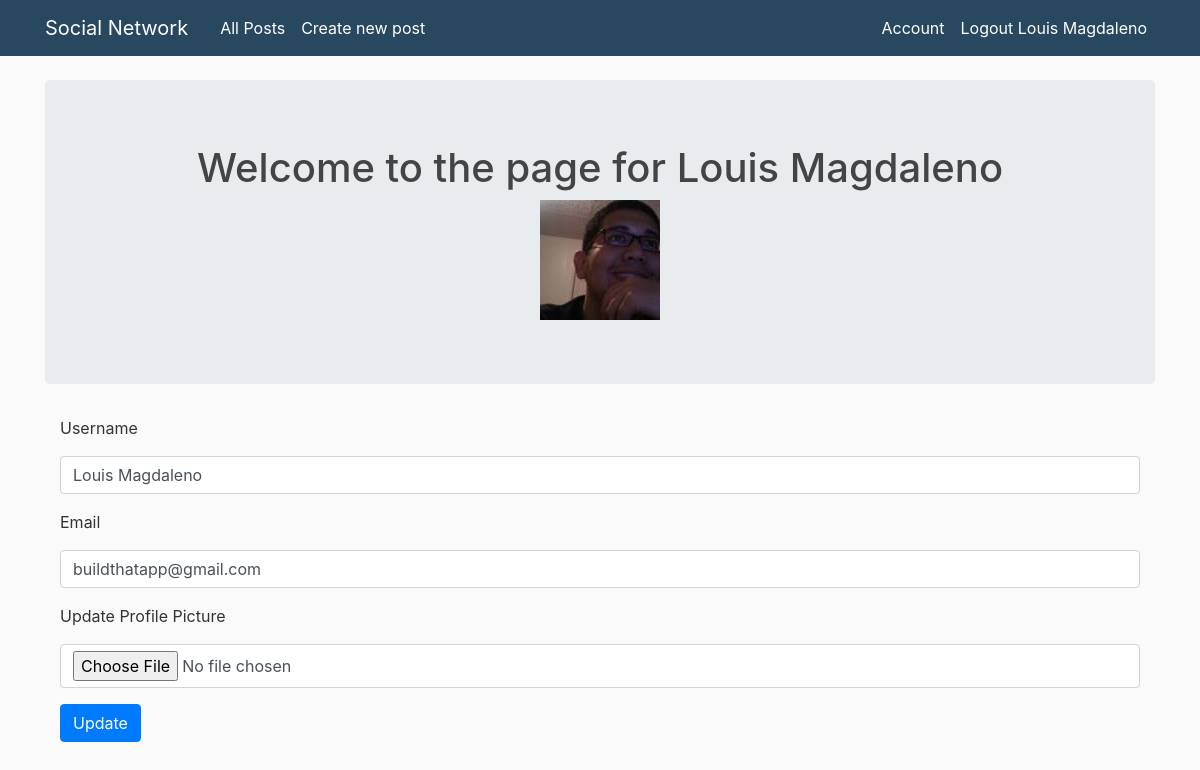
Page /account (signed in) on the committed database.
### socialnetwork/models/user.py (models this page shows, shortened)
class User(db.Model, UserMixin):
    __tablename__ = 'user'
    id = db.Column(db.Integer, primary_key=True)
    profile_image = db.Column(db.String(250), nullable=False, default='web/socialnetwork/static/profile_pics/default_profile.png')
    name = db.Column(db.String(128), nullable=False)
    email = db.Column(db.String(250), unique=True, index=True)
    username = db.Column(db.String(64), unique=True, index=True)
    password_hash = db.Column(db.String(128))
    posts = db.relationship('Post', backref='author', lazy=True)
    time_inserted = db.Column(db.DateTime(), default=datetime.utcnow)
    time_updated = db.Column(db.DateTime(), default=datetime.utcnow)

### socialnetwork/routes/account.py (the view)
@users.route('/account', methods=['GET', 'POST'])
@login_required
def account():
    form = UpdateUserForm()
    if form.validate_on_submit():
        if form.picture.data:
            username = current_user.username
            pic = add_profile_pic(form.picture.data, username)
            current_user.profile_image = pic
        current_user.username = form.username.data
        current_user.email = form.email.data
        db.session.commit()
        flash('User Account Updated!')
        return redirect(url_for('users.account'))
    elif request.method == "GET":
        form.username.data = current_user.username
        form.email.data = current_user.email
    profile_image = url_for('static',filename='profile_pics/'+current_user.profile_image)
    return render_template('account.html',profile_image=profile_image,form=form)

### socialnetwork/forms/user.py (shortened to what this page needs)
class UpdateUserForm(FlaskForm):
    email = StringField('Email', validators=[DataRequired(), Email()])
    username = StringField('Username', validators=[DataRequired()])
    picture = FileField('Update Profile Picture', validators=[FileAllowed(['jpg', 'png'])])
    submit = SubmitField('Update')

### socialnetwork/models/user.py (called while the page is built)
@login_manager.user_loader
def load_user(user_id):
    return User.query.get(int(user_id))

### socialnetwork/templates/account.html (shortened to what this page needs)
{% extends "layout.html" %}
{% block content %}
  <div class="jumbotron">
    <div align='center'>
      <h1>Welcome to the page for {{current_user.username}}</h1>
      <img align='center' src="{{url_for('static',filename='profile_pics/'+current_user.profile_image)}}">
    </div>
  </div>
  <div class="container">
    <form method="POST" action="" enctype="multipart/form-data">
      <div class="form-group">
        {{form.username.label(class='form-group')}}
        {{form.username(class='form-control')}}
      </div>
      <div class="form-group">
      {{form.email.label(class='form-group')}}
      {{form.email(class='form-control')}}
      </div>
      <div class="form-group">
      {{form.picture.label(class='form-group')}}
      {{form.picture(class='form-control')}}
      </div>
      <div class="form-group">
       {{form.submit(class='btn btn-primary')}}
      </div>
    </form>
  </div>
{% endblock %}

### socialnetwork/templates/layout.html (shortened to what this page needs)
<!DOCTYPE html>
<html>
<head>
  <link rel="stylesheet" href="https://maxcdn.bootstrapcdn.com/bootstrap/4.0.0/css/bootstrap.min.css"
>
  <link rel="stylesheet" type="text/css" href="{{ url_for('static', filename='styles/main.css') }}">
</head>
<body>
  <header class="site-header">
    <nav class="navbar navbar-expand-md navbar-dark bg-steel fixed-top">
      <div class="container">
        <a class="navbar-brand mr-4" href="/">Social Network</a>
        <div class="collapse navbar-collapse" id="navbarToggle">
          <div class="navbar-nav mr-auto">
            {% if current_user.is_authenticated %}
                <a class="nav-item nav-link" href="{{ url_for('main.index') }}">All Posts</a>
            <a class="nav-item nav-link" href="{{ url_for('post.create_post') }}">Create new post</a>
            {% endif %}
          </div>
          <div class="navbar-nav">
            {% if current_user.is_authenticated %}
            <a class="nav-item nav-link" href="{{url_for('users.account')}}">Account</a>
            <a class="nav-item nav-link" href="{{ url_for('userauth.google_logout') }}">Logout {{ current_user.name }}</a>
            {% else %}
                <a href="{{  url_for('users.login') }}" class="nav-item nav-link">Login</a>
            <a href="{{ url_for('google.login') }}" class="navbar-left"><img src="{{ url_for('static', filename='img/google.png') }}"></a>
            {% endif %}
          </div>
        </div>
      </div>
    </nav>
  </header>
  <main role="main" class="container">
    <div class="row">
      <div class="col-md-12">
        {% block content %}{% endblock %}
      </div>
    </div>
  </main>
</body>
</html>

### socialnetwork/static/styles/main.css (style rules this page uses)
body { background: #fafafa; color: #333333; margin-top: 5rem; }
h1, h2, h3, h4, h5, h6 { color: #444444; }
.bg-steel { background-color: #284860; }
.site-header .navbar-nav .nav-link { color: white; }

### rows in the picture
User: name "Louis Magdaleno", username "Louis Magdaleno", profile_image (picture), email "buildthatapp@gmail.com"
